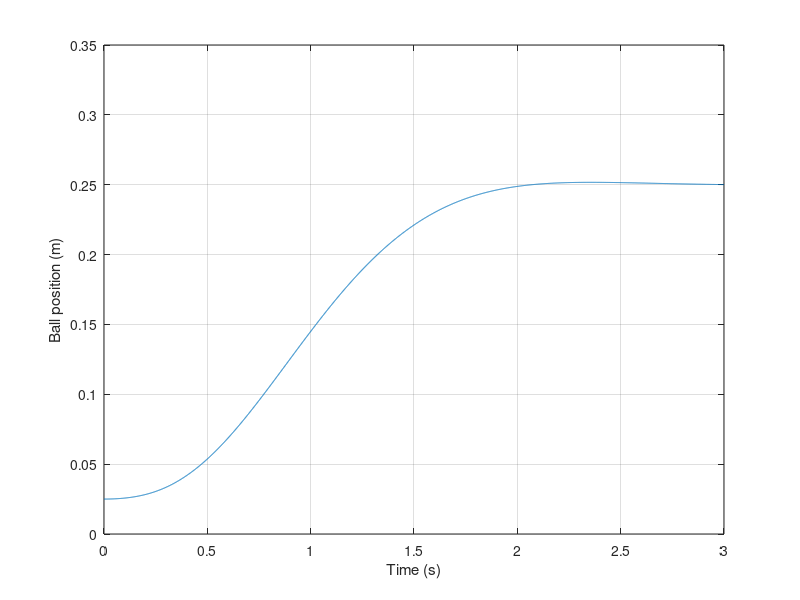
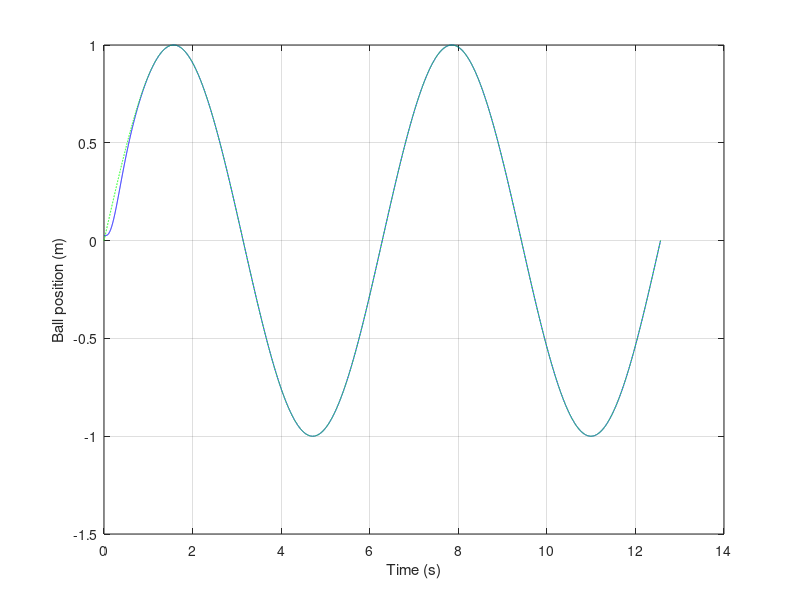
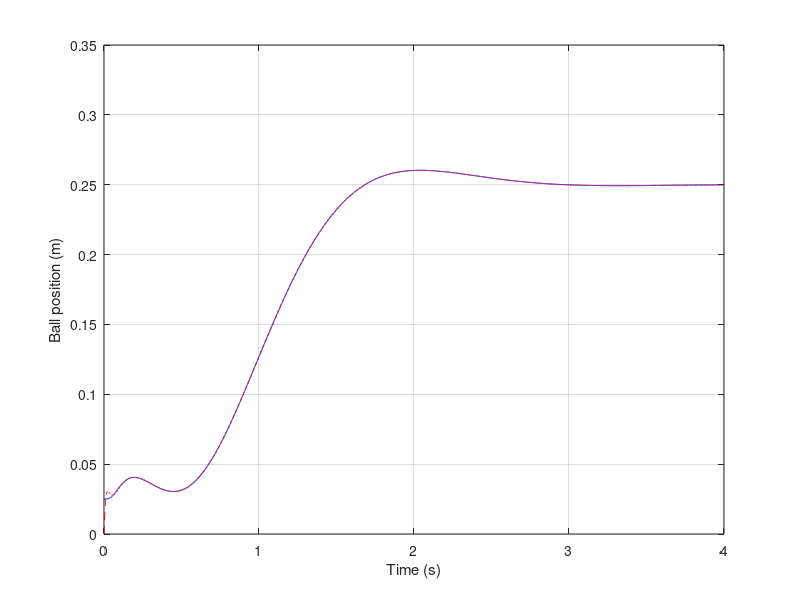

The MATLAB script that drew these images, in order:
% Ball and beam problem solution
%%%%%%%%%%%%%%%%%%%%%%%%%%%%%%%%%%%%%%%%%%%%%%%%%%%%%%%%%%%%%%%%%%%%%%%%%%
% Part (a) - Full-state feedback controller design
% Define system matrices
A = [0 1 0 0; 0 0 3.77 0; 0 0 0 1; -5.17 0 0 -105.1];
B = [0; 0; 0; 16.85];
C = [1 0 0 0];
D = 0;
% Check controllability
cmatrix = ctrb(A,B);
disp('The rank of the controllability matrix is:');
disp(rank(cmatrix));
% Rank of controllability matrix is 4 (i.e. full rank).  The system is
% controllable and we can place the poles of the closed loop system
% anywhere we please.  Specifically, we want to determine values for the 
% poles so that they match a Bessel polynomial system with a settling time
% of 2 seconds.  Pull the pole locations from the table and divide by the 
% desired settling time.
poles = [-4.0156 + 5.0723*i -4.0156 - 5.0723*i -5.5281+1.6553*i -5.5281-1.6553*i]/2;
% Find the gain vector that will achieve these poles in closed-loop.
k = place(A,B,poles);
% Compute Nbar to ensure that we have zero steady state error in response
% to a step command change in the ball position.
N = inv([A B; C D])*[zeros(1,length(A)) 1]';
Nx = N(1:end-1);
Nu = N(end);
Nbar = Nu + k*Nx;
% Create the closed-loop system.
syscl = ss(A-B*k,B*Nbar,C,D);
% Simulate the response for a commanded change in position of 0.25 m, with
% initial conditions r = .025, theta = 2/180*pi
%step(syscl);
tstart = 0:.001:3;
rstart = .25*ones(size(tstart));
[yparta,tparta,xparta] = lsim(syscl,rstart,tstart,[.025; 0; 2/180*pi; 0]);
f1 = figure;
plot(tparta,yparta); hold on; grid on;
xlabel('Time (s)');
ylabel('Ball position (m)');
%print -djpeg90 2010ME531HW2Prob3a.jpg
%%%%%%%%%%%%%%%%%%%%%%%%%%%%%%%%%%%%%%%%%%%%%%%%%%%%%%%%%%%%%%%%%%%%%%%%%%
% Part (b) - Tracking Controller Design
% Relative degree of system is gamma = 4 (C*A^3*B <> 0)
den = C*A^3*B;
coeff = C*A^4;
% Place poles of error dynamics at -8,-10,-12,-14 (significantly faster
% than the frequency of the signal we are trying to track).  Create the
% characteristic equation governing the error dynamics with these poles and
% identify the alpha coefficients from the characteristic equation.
errorcharacteristic = conv([1 8],conv(conv([1 10],[1 12]),[1 14]));
alpha3 = errorcharacteristic(2);
alpha2 = errorcharacteristic(3);
alpha1 = errorcharacteristic(4);
alpha0 = errorcharacteristic(5);
% Create parts of our new A matrix with control
errordynmat = [0 1 0 0; 0 0 1 0; 0 0 0 1; -alpha0 -alpha1 -alpha2 -alpha3];
topleft = A - B(4)/den*[0 0 0 0; 0 0 0 0; 0 0 0 0; coeff(1) coeff(2) coeff(3) coeff(4)];
topright = B(4)/den*[0 0 0 0; 0 0 0 0; 0 0 0 0; alpha0 alpha1 alpha2 alpha3];
bottomleft = zeros(4,4);
Anew = [topleft topright; bottomleft errordynmat];
Bnew = [B; 0; 0; 0; 0];
Cnew = [C 0 0 0 0];
Dnew = D;
% Form the closed loop system with tracking control
syscltrack = ss(Anew,Bnew,Cnew,Dnew);
t = 0:.001:4*pi;
u = sin(t)/den;
% Initial conditions for states
x0 = [.025; 0; 2/180*pi; 0];
% Initial conditions for error dynamics
ic = [0; 1; 0; -1] - [.025; C*A*x0; C*A^2*x0; C*A^3*x0];
% Simulate system dynamics and error dynamics from initial conditions
y = lsim(syscltrack,u,t,[.025; 0; 2/180*pi; 0; ic]);
f2 = figure;
plot(t,y,'b'); hold on; grid on;
plot(t,sin(t),'g--');
xlabel('Time (s)');
ylabel('Ball position (m)');
%print -djpeg90 2010ME531HW2Prob3b.jpg
%%%%%%%%%%%%%%%%%%%%%%%%%%%%%%%%%%%%%%%%%%%%%%%%%%%%%%%%%%%%%%%%%%%%%%%%%%
% Part (c) - Full-order estimator design
% Place estimator poles 5-10 times faster than desired pole locations. j
% From trial and error, I found that I had to place them even faster than
% that to get good performance.
Gtrans = place(A',C',[-50 -60 -70 -80]);
G = Gtrans';
% Create new A, B, C and D matrices with both control and estimator
% included
Aplusest = [A -B*k; G*C A-B*k-G*C];
Bplusest = [B*Nbar; B*Nbar];
Cplusest = [C zeros(1,4); zeros(1,4) C];
Dplusest = [0; 0];
% Create the system from our state space matrices
sysclest = ss(Aplusest,Bplusest,Cplusest,Dplusest);
tnew = 0:.001:4;
unew = .25*ones(size(tnew));
% Simulate the system response.  Note that the initial conditions for the
% estimated states are unknown, so just assume that they are zero.
[ycl,tcl,xcl] = lsim(sysclest,unew,tnew,[.025; 0; 2/180*pi; 0; 0; 0; 0; 0]);
f3 = figure;
% Plot output
plot(tcl,ycl(:,1),'b'); hold on; grid on;
% Plot state estimate as well
plot(tcl,xcl(:,5),'r--');
xlabel('Time (s)');
ylabel('Ball position (m)');
%print -djpeg90 2010ME531HW2Prob3c.jpg
%%%%%%%%%%%%%%%%%%%%%%%%%%%%%%%%%%%%%%%%%%%%%%%%%%%%%%%%%%%%%%%%%%%%%%%%%%